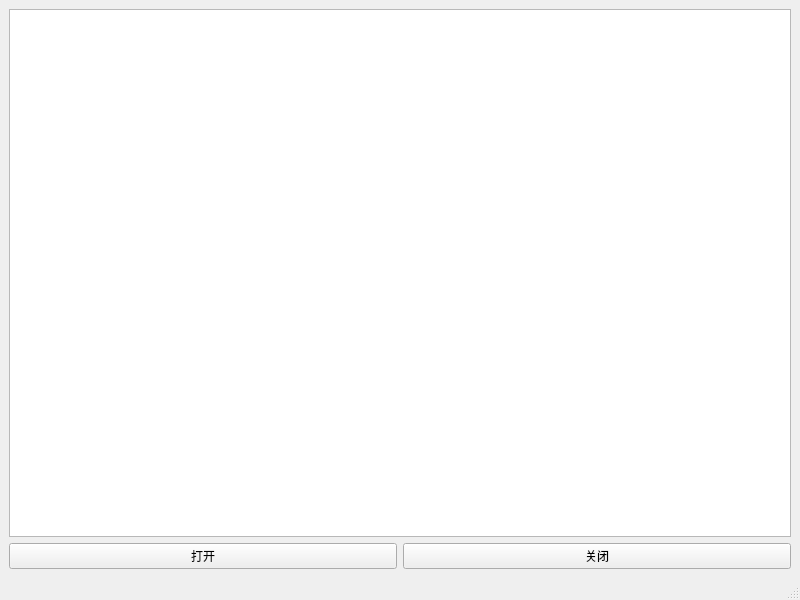
<?xml version="1.0" encoding="UTF-8"?>
<ui version="4.0">
 <class>MainWindow</class>
 <widget class="QMainWindow" name="MainWindow">
  <property name="geometry">
   <rect>
    <x>0</x>
    <y>0</y>
    <width>800</width>
    <height>600</height>
   </rect>
  </property>
  <property name="windowTitle">
   <string>MainWindow</string>
  </property>
  <widget class="QWidget" name="centralwidget">
   <layout class="QHBoxLayout" name="horizontalLayout_2">
    <item>
     <layout class="QVBoxLayout" name="verticalLayout">
      <item>
       <widget class="QTextEdit" name="textEdit"/>
      </item>
      <item>
       <layout class="QHBoxLayout" name="horizontalLayout">
        <item>
         <widget class="QPushButton" name="pushButton">
          <property name="text">
           <string>打开</string>
          </property>
         </widget>
        </item>
        <item>
         <widget class="QPushButton" name="pushButton_2">
          <property name="text">
           <string>关闭</string>
          </property>
         </widget>
        </item>
       </layout>
      </item>
     </layout>
    </item>
   </layout>
  </widget>
  <widget class="QMenuBar" name="menubar">
   <property name="geometry">
    <rect>
     <x>0</x>
     <y>0</y>
     <width>800</width>
     <height>28</height>
    </rect>
   </property>
  </widget>
  <widget class="QStatusBar" name="statusbar"/>
 </widget>
 <resources/>
 <connections/>
</ui>
